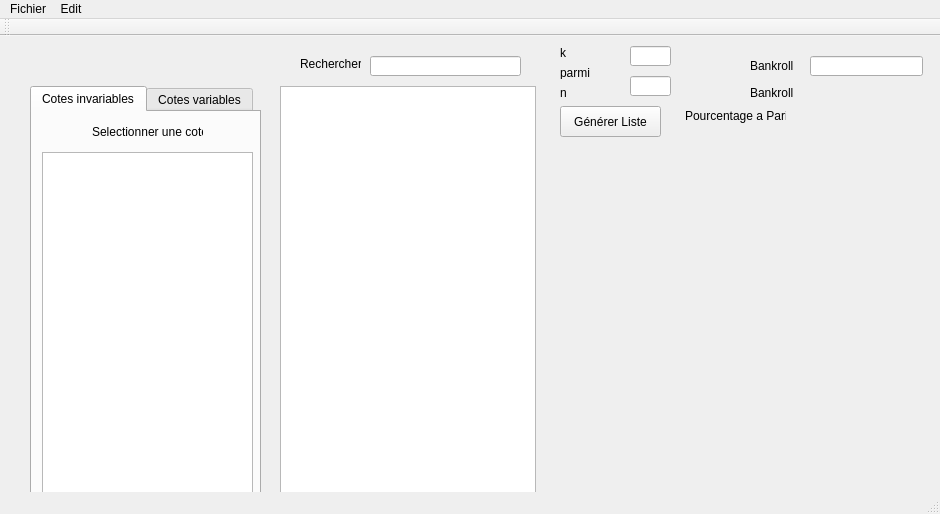
<?xml version="1.0" encoding="UTF-8"?>
<ui version="4.0">
 <class>MainWindow</class>
 <widget class="QMainWindow" name="MainWindow">
  <property name="geometry">
   <rect>
    <x>0</x>
    <y>0</y>
    <width>940</width>
    <height>514</height>
   </rect>
  </property>
  <property name="windowTitle">
   <string>MainWindow</string>
  </property>
  <widget class="QWidget" name="centralWidget">
   <widget class="QPushButton" name="pushButton">
    <property name="geometry">
     <rect>
      <x>560</x>
      <y>70</y>
      <width>101</width>
      <height>31</height>
     </rect>
    </property>
    <property name="text">
     <string>Générer Liste</string>
    </property>
   </widget>
   <widget class="QListWidget" name="listWidget">
    <property name="geometry">
     <rect>
      <x>280</x>
      <y>50</y>
      <width>256</width>
      <height>411</height>
     </rect>
    </property>
   </widget>
   <widget class="QLineEdit" name="lineEdit">
    <property name="geometry">
     <rect>
      <x>370</x>
      <y>20</y>
      <width>151</width>
      <height>20</height>
     </rect>
    </property>
   </widget>
   <widget class="QLabel" name="label">
    <property name="geometry">
     <rect>
      <x>300</x>
      <y>20</y>
      <width>61</width>
      <height>16</height>
     </rect>
    </property>
    <property name="text">
     <string>Rechercher</string>
    </property>
   </widget>
   <widget class="QLabel" name="label_2">
    <property name="geometry">
     <rect>
      <x>560</x>
      <y>10</y>
      <width>46</width>
      <height>13</height>
     </rect>
    </property>
    <property name="text">
     <string>k</string>
    </property>
   </widget>
   <widget class="QLabel" name="label_3">
    <property name="geometry">
     <rect>
      <x>560</x>
      <y>50</y>
      <width>46</width>
      <height>13</height>
     </rect>
    </property>
    <property name="text">
     <string>n</string>
    </property>
   </widget>
   <widget class="QLabel" name="label_4">
    <property name="geometry">
     <rect>
      <x>560</x>
      <y>30</y>
      <width>46</width>
      <height>13</height>
     </rect>
    </property>
    <property name="text">
     <string>parmi</string>
    </property>
   </widget>
   <widget class="QLineEdit" name="lineEdit_k">
    <property name="geometry">
     <rect>
      <x>630</x>
      <y>10</y>
      <width>41</width>
      <height>20</height>
     </rect>
    </property>
   </widget>
   <widget class="QLineEdit" name="lineEdit_n">
    <property name="geometry">
     <rect>
      <x>630</x>
      <y>40</y>
      <width>41</width>
      <height>20</height>
     </rect>
    </property>
   </widget>
   <widget class="QLineEdit" name="lineEdit_2">
    <property name="geometry">
     <rect>
      <x>810</x>
      <y>20</y>
      <width>113</width>
      <height>20</height>
     </rect>
    </property>
   </widget>
   <widget class="QLabel" name="label_5">
    <property name="geometry">
     <rect>
      <x>750</x>
      <y>20</y>
      <width>46</width>
      <height>20</height>
     </rect>
    </property>
    <property name="text">
     <string>Bankroll</string>
    </property>
   </widget>
   <widget class="QLabel" name="label_6">
    <property name="geometry">
     <rect>
      <x>750</x>
      <y>50</y>
      <width>46</width>
      <height>13</height>
     </rect>
    </property>
    <property name="text">
     <string>Bankroll</string>
    </property>
   </widget>
   <widget class="QLabel" name="label_Bankroll">
    <property name="geometry">
     <rect>
      <x>830</x>
      <y>50</y>
      <width>46</width>
      <height>13</height>
     </rect>
    </property>
    <property name="text">
     <string/>
    </property>
   </widget>
   <widget class="QCustomPlot" name="widgetPlot" native="true">
    <property name="geometry">
     <rect>
      <x>560</x>
      <y>130</y>
      <width>361</width>
      <height>311</height>
     </rect>
    </property>
   </widget>
   <widget class="QLabel" name="label_8">
    <property name="geometry">
     <rect>
      <x>685</x>
      <y>70</y>
      <width>101</width>
      <height>20</height>
     </rect>
    </property>
    <property name="text">
     <string>Pourcentage a Parier</string>
    </property>
   </widget>
   <widget class="QLabel" name="label_PourcentageParis">
    <property name="geometry">
     <rect>
      <x>810</x>
      <y>70</y>
      <width>61</width>
      <height>21</height>
     </rect>
    </property>
    <property name="text">
     <string/>
    </property>
   </widget>
   <widget class="QTabWidget" name="tabWidget">
    <property name="geometry">
     <rect>
      <x>30</x>
      <y>50</y>
      <width>231</width>
      <height>411</height>
     </rect>
    </property>
    <property name="currentIndex">
     <number>0</number>
    </property>
    <widget class="QWidget" name="tab">
     <attribute name="title">
      <string>Cotes invariables</string>
     </attribute>
     <widget class="QListWidget" name="listWidget_3">
      <property name="geometry">
       <rect>
        <x>10</x>
        <y>40</y>
        <width>211</width>
        <height>341</height>
       </rect>
      </property>
     </widget>
     <widget class="QLabel" name="label_9">
      <property name="geometry">
       <rect>
        <x>60</x>
        <y>10</y>
        <width>111</width>
        <height>20</height>
       </rect>
      </property>
      <property name="text">
       <string>Selectionner une cote</string>
      </property>
     </widget>
    </widget>
    <widget class="QWidget" name="tab_2">
     <attribute name="title">
      <string>Cotes variables</string>
     </attribute>
     <widget class="QLineEdit" name="lineEdit_3">
      <property name="geometry">
       <rect>
        <x>10</x>
        <y>40</y>
        <width>211</width>
        <height>20</height>
       </rect>
      </property>
     </widget>
     <widget class="QListWidget" name="listWidget_2">
      <property name="geometry">
       <rect>
        <x>10</x>
        <y>70</y>
        <width>211</width>
        <height>311</height>
       </rect>
      </property>
     </widget>
     <widget class="QLabel" name="label_7">
      <property name="geometry">
       <rect>
        <x>80</x>
        <y>20</y>
        <width>71</width>
        <height>20</height>
       </rect>
      </property>
      <property name="text">
       <string>Add New List</string>
      </property>
     </widget>
    </widget>
   </widget>
  </widget>
  <widget class="QMenuBar" name="menuBar">
   <property name="geometry">
    <rect>
     <x>0</x>
     <y>0</y>
     <width>940</width>
     <height>21</height>
    </rect>
   </property>
   <widget class="QMenu" name="menuFichier">
    <property name="title">
     <string>Fichier</string>
    </property>
    <addaction name="actionQuitter"/>
   </widget>
   <widget class="QMenu" name="menuEdit">
    <property name="title">
     <string>Edit</string>
    </property>
    <addaction name="actionVariables"/>
   </widget>
   <addaction name="menuFichier"/>
   <addaction name="menuEdit"/>
  </widget>
  <widget class="QToolBar" name="mainToolBar">
   <attribute name="toolBarArea">
    <enum>TopToolBarArea</enum>
   </attribute>
   <attribute name="toolBarBreak">
    <bool>false</bool>
   </attribute>
  </widget>
  <widget class="QStatusBar" name="statusBar"/>
  <action name="actionQuitter">
   <property name="text">
    <string>Quitter</string>
   </property>
  </action>
  <action name="actionVariables">
   <property name="text">
    <string>Variables</string>
   </property>
  </action>
 </widget>
 <layoutdefault spacing="6" margin="11"/>
 <customwidgets>
  <customwidget>
   <class>QCustomPlot</class>
   <extends>QWidget</extends>
   <header>qcustomplot.h</header>
   <container>1</container>
  </customwidget>
 </customwidgets>
 <resources/>
 <connections/>
</ui>
